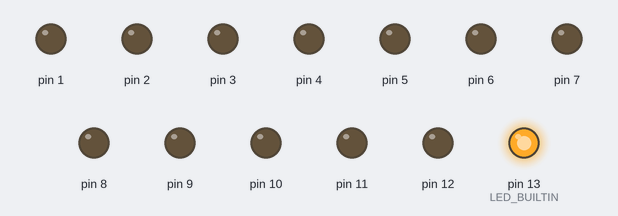
The program below on a simulated Teensy 4. Parts: output pins drawn as LEDs (lit = HIGH).

Above: at 1.05 s.
At 20.05 s:
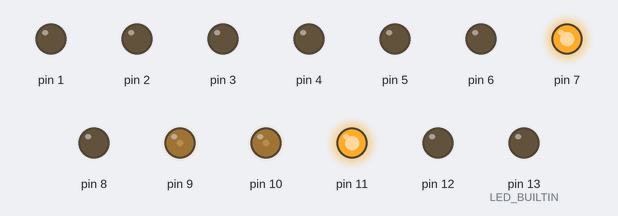
At 22.35 s:
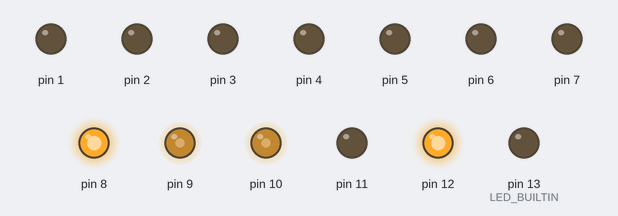
At 22.65 s:
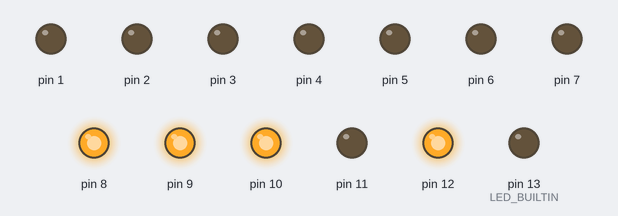
At 22.85 s:
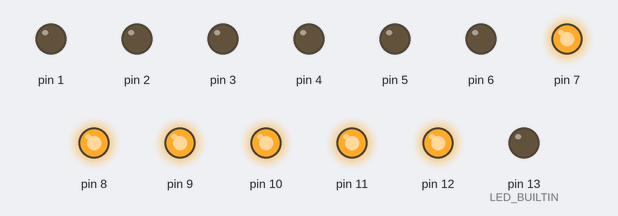
At 23.85 s:
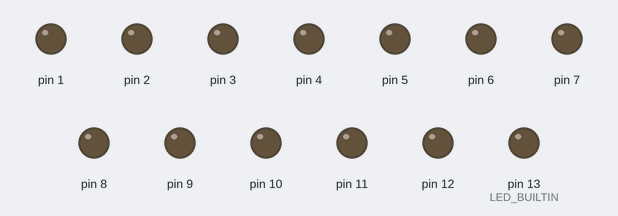
Timing chart, 0 to 30.7 s (numbered marks = the images above):
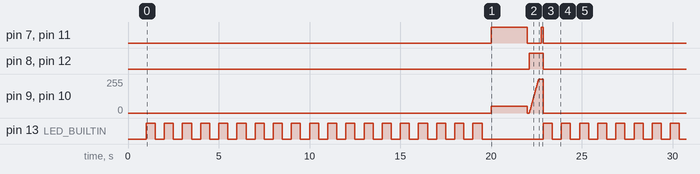

Measured:
- by itself, pin 7, pin 11: repeats every 22.9 s: LOW 0.77 s, HIGH 0.10 s, LOW 20.0 s, HIGH 2.0 s
- by itself, pin 8, pin 12: alternates HIGH for 0.77 s and LOW for 22.1 s
- by itself, pin 13 (LED_BUILTIN): moves between LOW and HIGH, repeating every 22.9 s

The program:

main.cpp
```cpp
#include <Arduino.h>
#include "JumpingMotors.h"
#include "FlyWheelMotors.h"
#include "BalancingSensors.h"

unsigned long lastJumpTime = 0;
unsigned long lastLedToggleTime = 0;
constexpr unsigned long LED_BLINK_INTERVAL = 500;

void setup() {
  Serial.begin(115200);  // Enable serial for debugging

  analogWriteResolution(8); // Set PWM resolution to 8 bits (0-255) so it is like a standard Arduino Uno

  pinMode(JUMP_MTR_A_PWM, OUTPUT);
  pinMode(JUMP_MTR_A_IN1, OUTPUT);
  pinMode(JUMP_MTR_A_IN2, OUTPUT);

  pinMode(JUMP_MTR_B_PWM, OUTPUT);
  pinMode(JUMP_MTR_B_IN1, OUTPUT);
  pinMode(JUMP_MTR_B_IN2, OUTPUT);

  pinMode(FLYWHEEL_MTR_FRONT_PWM, OUTPUT);
  pinMode(FLYWHEEL_MTR_FRONT_IN1, OUTPUT);
  pinMode(FLYWHEEL_MTR_FRONT_IN2, OUTPUT);

  pinMode(FLYWHEEL_MTR_SIDE_PWM, OUTPUT);
  pinMode(FLYWHEEL_MTR_SIDE_IN1, OUTPUT);
  pinMode(FLYWHEEL_MTR_SIDE_IN2, OUTPUT);

  stopMotor();
  delay(1000);

  pinMode(LED_BUILTIN, OUTPUT);
}

void loop() {
  if (millis() - lastJumpTime >= JUMP_INTERVAL) {
    jump();
    lastJumpTime = millis();
  }
  if (millis() - lastLedToggleTime >= LED_BLINK_INTERVAL) {
    lastLedToggleTime = millis();
    digitalWrite(LED_BUILTIN, !digitalRead(LED_BUILTIN));
  }
  flywheelPitchCorrection(100, getCurrentPitch());
  flywheelRollCorrection(100, getCurrentRoll());
}
```
